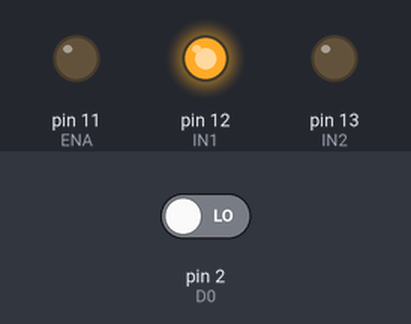
This sketch was run on a simulated Arduino Uno, built with avr-gcc and run on an emulated ATmega328P. Shown: output pins drawn as LEDs (lit = HIGH). The test bench sets the inputs (shaded band); at power-on: pin 2 (D0) LOW. What the sketch prints to the serial monitor is not drawn.

Above: at 0.1 s.
Timing chart, 0 to 1.6 s (numbered marks = the images above):
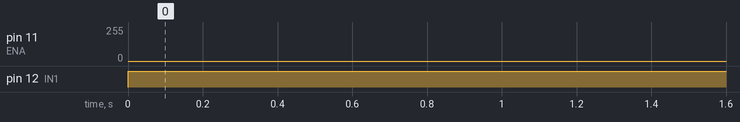

Measured:
- by itself, pin 12 (IN1): LOW → HIGH at 0.00 s

The sketch:

codigo_arduino.ino
```cpp
#include <PID_v1.h>

//#define PIN_INPUT 0
//#define PIN_OUTPUT 11

double Setpoint, Input, Output;
double Kp=75, Ki=378, Kd=268;
PID M1PID(&Input, &Output, &Setpoint, Kp, Ki, Kd, DIRECT);
//*******************

int IN1=12; //Pin giro M1
int IN2=13; //Pin giro M1
int ENA=11; //Pin velocidad M1
int PWM=100; //Velocidad en rpm

int D0=2; //Pin encoder
int pulsos=20; //Muescas del encoder

volatile unsigned tiactual=0;
volatile unsigned tianterior=0;
volatile unsigned dti=0;

volatile unsigned manterior=0;
volatile unsigned mactual=0;
volatile double dM=0;

int contador=0;
double frecuencia=0;
double rpm=0;


void setup() {
  // put your setup code here, to run once:

  //Input=analogRead(PIN_INPUT);
  Input=rpm;
  Setpoint=100;
  M1PID.SetMode(AUTOMATIC);
  //****************
  pinMode(IN1,OUTPUT);
  pinMode(IN2,OUTPUT);
  pinMode(ENA,OUTPUT);

  attachInterrupt(digitalPinToInterrupt(D0),Encoder,CHANGE);
  Serial.begin(9600);
  pinMode(D0,INPUT);


}

void Encoder()
{
  contador++;
  frecuencia=(1/1000)/(double)dti;
  tianterior=tiactual;
}

void loop() {
  // put your main code here, to run repeatedly:
  digitalWrite(IN1,HIGH);
  digitalWrite(IN2,LOW);
  analogWrite(ENA,PWM);

  tiactual=millis();
  mactual=millis();
  dM=(double)mactual-manterior;

  if(dM >= 1)
  {
    dti=tiactual-tianterior;
    rpm=frecuencia*(60/1)/pulsos; //Hz->s / dividir entre el número de ranuras

    Serial.print(rpm);
    manterior=mactual;
  };
  //*******************
  //Input=analogRead(PIN_INPUT);
  Input=rpm;
  M1PID.Compute();
  //analogWrite(PIN_OUTPUT, Output);
  analogWrite(ENA,Output);
}
```
